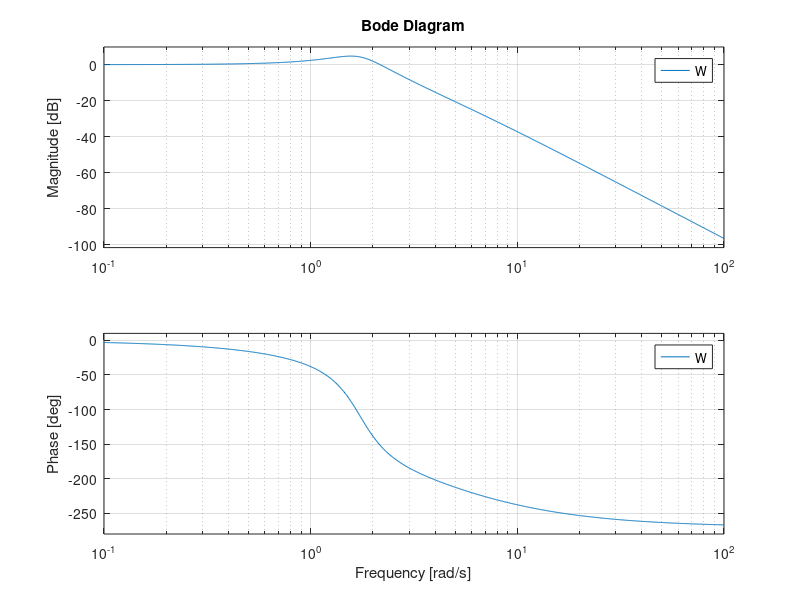

Here is the MATLAB script that generated this plot:
clear variables
close all
s=tf('s');
F=10/(s*(s+2)*(s+4));
Kc=1.5;
Kr=1;

% Guardando l'uscita sull'oscilloscopio posto sull'errore, notiamo che
% abbiamo un errore finito ma non nullo
% Ce lo aspettavamo perche' il sistema e' di tipo 1 e abbiamo un
% riferimento a rampa (grado 1) -> errore = Kr/Kga

Ga=Kc*F;  % funzione d'anello
Kga=dcgain(s*Ga); % dcgain calcola il valore in s=0 della funzione in argomento. 
                  % Poiche' F e' di tipo 1, avro' guadagno_stazionario =
                  % dcgain(s^1*Ga)
err_rampa=Kr/Kga

%% funzione di trasferimento in catena chiusa
W=Kr*feedback(Ga,1)
bode(W) % permette di vedere i diagrammi di bode

% dalla fdt, per ricavare il comportamento del diagramma di bode, devo per
% prima cosa mettere in evidenza i poli